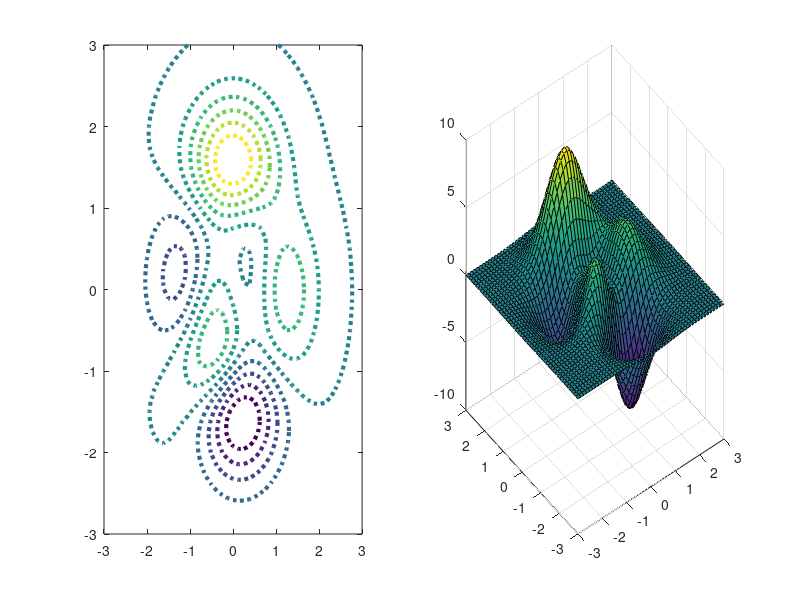

The MATLAB script that drew this image:
[x,y,z] = peaks;
subplot(121)
[c,h] = contour(x,y,z);
set(h,'LineWidth',3,'LineStyle',':')
subplot(122)
surf(x,y,z);
